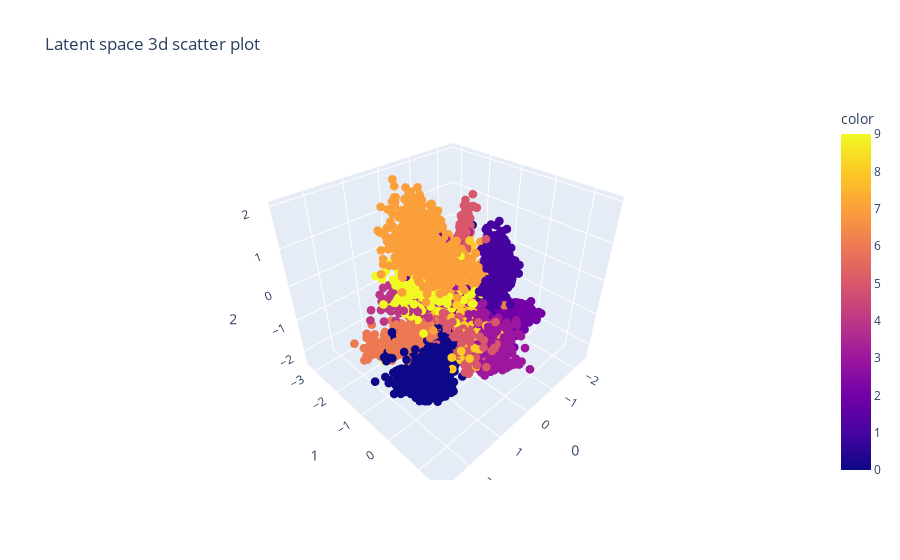

The notebook cell saved with this chart:
### Code cell
fig = px.scatter_3d(encoded_images, x=0, y=1, z=2, color=encoded_labels, title='Latent space 3d scatter plot')
fig.update_traces(marker=dict(size=3))
fig.show()

### Figure 1 — Plotly figure (JSON) as saved in the notebook; plotly's stock layout.template omitted (floating-point values rounded to 4 significant figures; data arrays with more than 128 entries replaced by an {"elided": "..."} marker saying what was removed)
{"data": [{"hovertemplate": "0=%{x}<br>1=%{y}<br>2=%{z}<br>color=%{marker.color}<extra></extra>", "legendgroup": "", "marker": {"color": {"elided": "10000 int values"}, "coloraxis": "coloraxis", "size": 3, "symbol": "circle"}, "mode": "markers", "name": "", "scene": "scene", "showlegend": false, "type": "scatter3d", "x": {"elided": "10000 float values"}, "y": {"elided": "10000 float values"}, "z": {"elided": "10000 float values"}}], "layout": {"coloraxis": {"colorbar": {"title": {"text": "color"}}, "colorscale": [[0, "#0d0887"], [0.1111, "#46039f"], [0.2222, "#7201a8"], [0.3333, "#9c179e"], [0.4444, "#bd3786"], [0.5556, "#d8576b"], [0.6667, "#ed7953"], [0.7778, "#fb9f3a"], [0.8889, "#fdca26"], [1, "#f0f921"]]}, "legend": {"tracegroupgap": 0}, "scene": {"domain": {"x": [0, 1], "y": [0, 1]}, "xaxis": {"title": {"text": "0"}}, "yaxis": {"title": {"text": "1"}}, "zaxis": {"title": {"text": "2"}}}, "title": {"text": "Latent space 3d scatter plot"}}}
